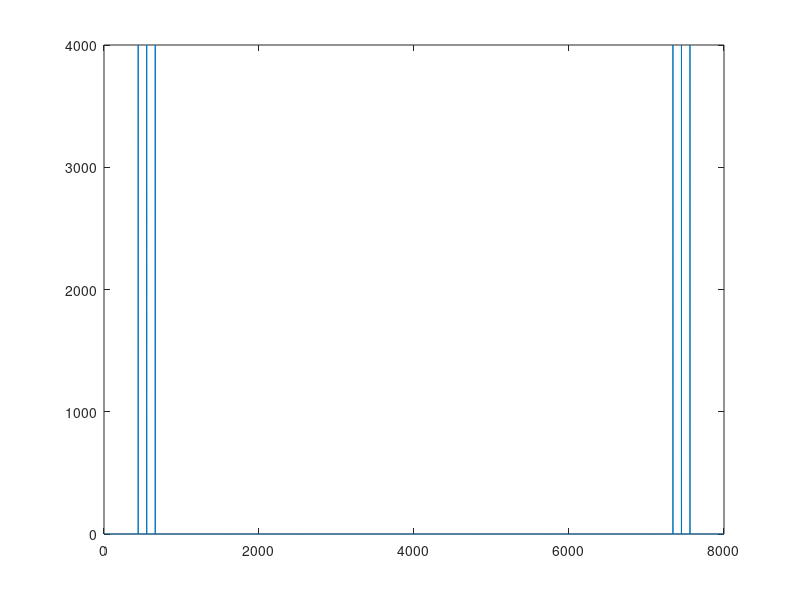

This chart was generated by the following MATLAB code: (Note: this script raises an error after producing the figure.)
fs = 8000; % sampling rate
t = linspace(0, 1, fs + 1); t(end) = []; % sampling points
s = 0;
for f = [440, 550, 660] % sinusoid frequencies
    s = s + sin(2*pi * f * t);
end
figure, plot(abs(fft(s))) % Fourier magnitude

N = 50; % filter order
% lowpass filter, cutoff frequency: 500 Hz
d1 = designfilt('lowpassfir', 'FilterOrder', N, ...
'CutoffFrequency', 500, 'SampleRate', fs);
s1 = filter(d1, s);
figure, plot(abs(fft(s1)))
% bandpass filter, cutoff frequencies: 500 and 600 Hz
d2 = designfilt('bandpassfir', 'FilterOrder', N, ...
'CutoffFrequency1', 500, 'CutoffFrequency2', 600, ...
'SampleRate', fs);
s2 = filter(d2, s);
figure, plot(abs(fft(s2)))
% highpass filter, cutoff frequency: 600 Hz
d3 = designfilt('highpassfir', 'FilterOrder', N, ...
'CutoffFrequency', 600, 'SampleRate', fs);
s3 = filter(d3, s);
figure, plot(abs(fft(s3)))